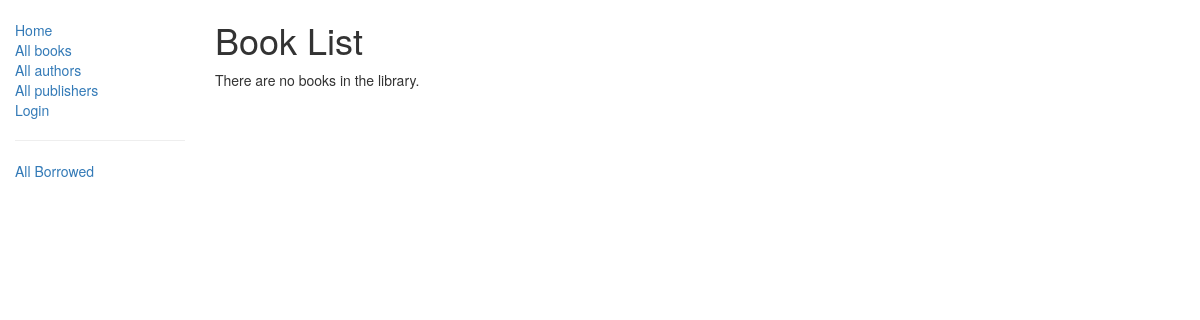
Before: /catalog/books/ with the older database file.
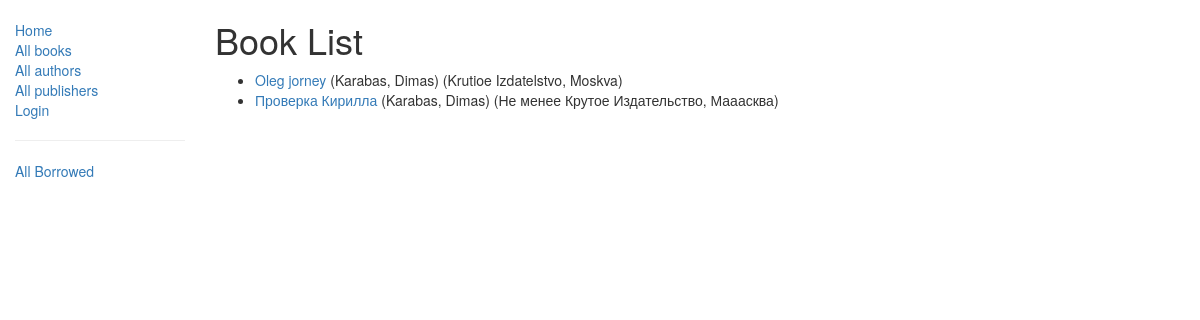
After: the same page with the newer database file.
### catalog/models.py (models this page shows, shortened)
class Book(models.Model):
    title = models.CharField(max_length=200)
    author = models.ForeignKey('Author', on_delete=models.SET_NULL, null=True)
    publisher = models.ForeignKey('Publisher', on_delete=models.SET_NULL, null=True)
    summary = models.TextField(max_length=1000, help_text="Enter a brief description of the book")
    isbn = models.CharField('ISBN',max_length=13, help_text='13 Character <a href="https://www.isbn-international.org/content/what-isbn">ISBN number</a>')
    genre = models.ManyToManyField(Genre, help_text="Select a genre for this book")
    language = models.ForeignKey('Language', on_delete=models.SET_NULL, null=True)
    cover = models.ImageField(upload_to ='images/', help_text="Select a cover for this book", null=True)
    def get_absolute_url(self):
        return reverse('book-detail', args=[str(self.id)])
    def display_genre(self):
        """
        Creates a string for the Genre. This is required to display genre in Admin.
        """
        return ', '.join([genre.name for genre in self.genre.all()[:3]])
    display_genre.short_description = 'Genre'

class Author(models.Model):
    first_name = models.CharField(max_length=100)
    last_name = models.CharField(max_length=100)
    date_of_birth = models.DateField(null=True, blank=True)
    date_of_death = models.DateField('Died', null=True, blank=True)
    def __str__(self):
        return '%s, %s' % (self.last_name, self.first_name)

class Publisher(models.Model):
    name = models.CharField(max_length=200)
    city = models.CharField(max_length=175)
    def __str__(self):
        return '%s, %s' % (self.name, self.city)

### catalog/views.py (the view)
class BookListView(generic.ListView):
    model = Book
    paginate_by = 10

### catalog/templates/catalog/book_list.html
{% extends "base_generic.html" %}
{% block content %}
    <h1>Book List</h1>
    {% if book_list %}
    <ul>
      {% for book in book_list %}
      <li>
        <a href="{{ book.get_absolute_url }}">{{ book.title }}</a> ({{book.author}}) ({{book.publisher}})
      </li>
      {% endfor %}
    </ul>
    {% else %}
      <p>There are no books in the library.</p>
    {% endif %}
{% endblock %}

Changed rows visible on the page:
added Book: title "Oleg jorney", author "Karabas, Dimas", publisher "Krutioe Izdatelstvo, Moskva"
added Book: title "Проверка Кирилла", author "Karabas, Dimas", publisher "Не менее Крутое Издательство, Мааасква"
Other visible differences:
text no longer shown: "There are no books in the library."
